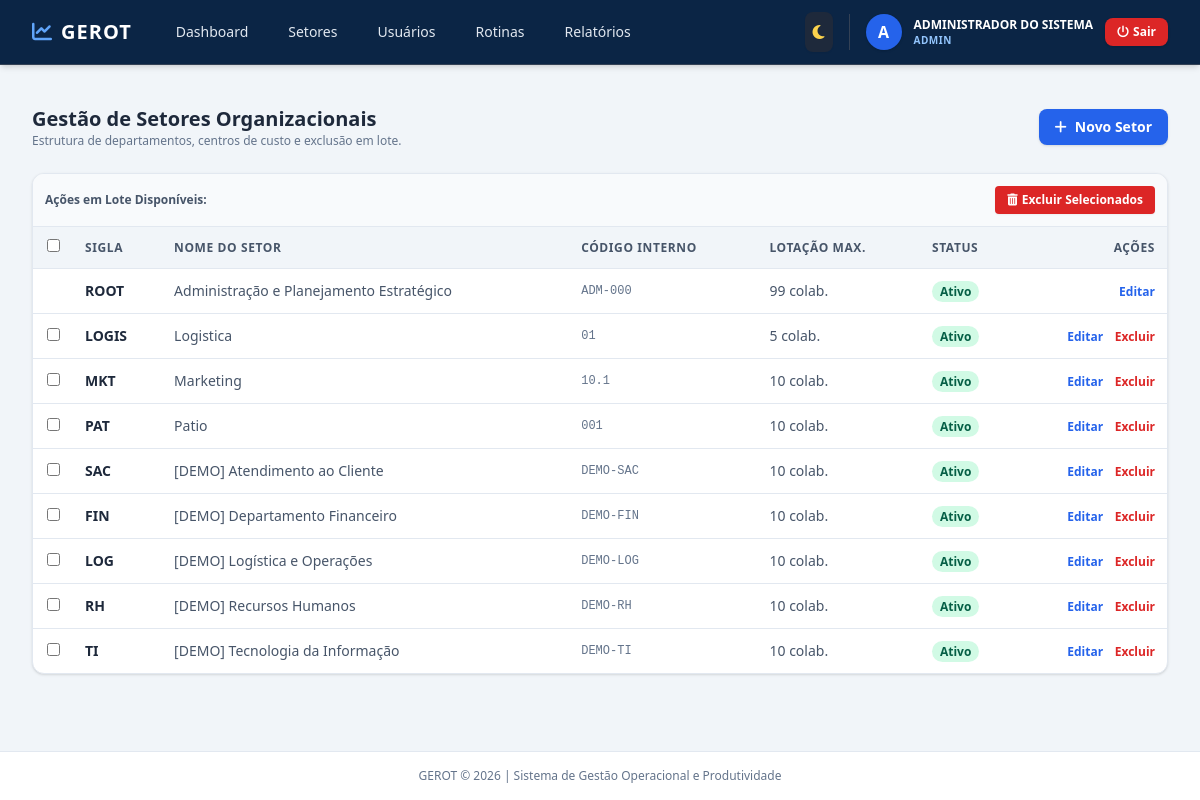
The app's page /admin/setores (signed in), older data.
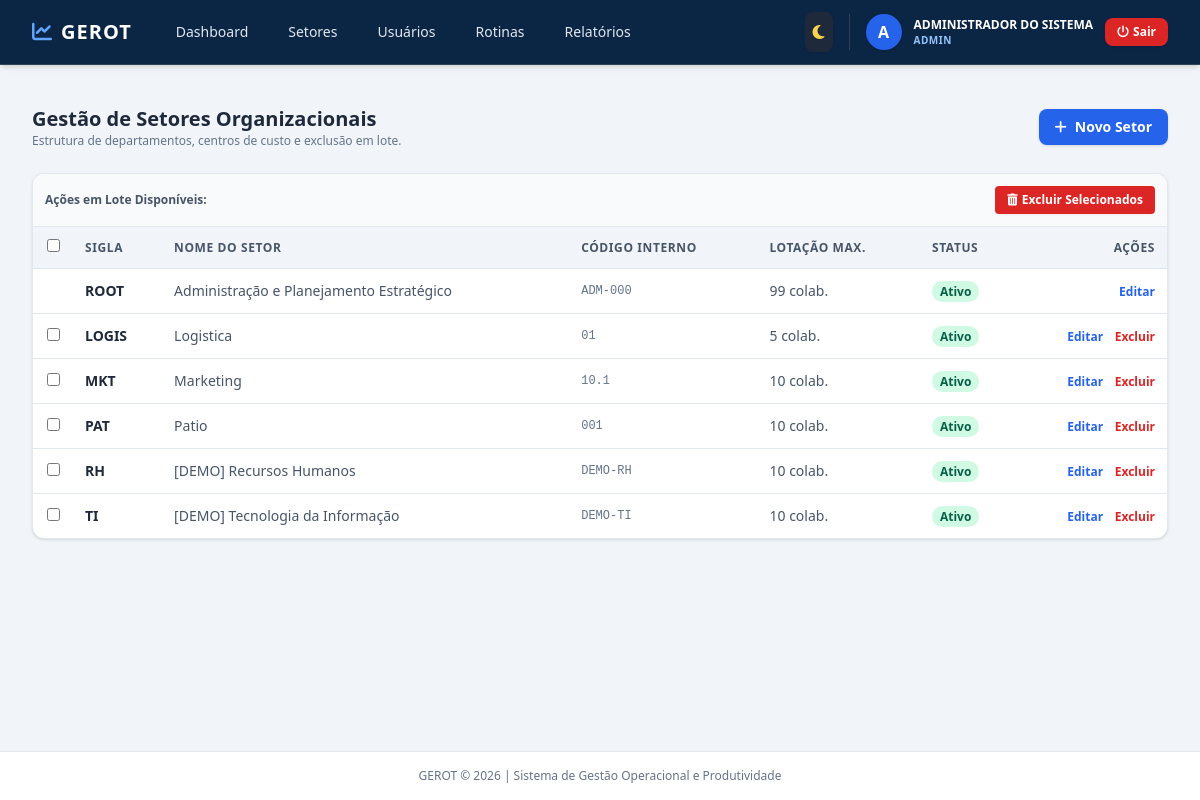
The same page, newer data.
### app/models/usuario.py (models this page shows, shortened)
class Usuario(UserMixin, db.Model):
    __tablename__ = 'usuarios'
    id = db.Column(db.Integer, primary_key=True)
    username = db.Column(db.String(64), unique=True, nullable=False, index=True)
    email = db.Column(db.String(120), unique=True, nullable=False, index=True)
    password_hash = db.Column(db.String(256))
    role = db.Column(db.String(20), default='operador', nullable=False) # admin, gestor, coordenador, operador
    ativo = db.Column(db.Boolean, default=False) # Situação: Ativo/Inativo (Afastado/Desligado)
    nome_completo = db.Column(db.String(150), nullable=False)
    cpf = db.Column(db.String(14), unique=True, nullable=False)
    rg_numero = db.Column(db.String(20))
    rg_orgao_emissor = db.Column(db.String(20))
    rg_uf = db.Column(db.String(2))
    data_nascimento = db.Column(db.Date)
    sexo = db.Column(db.String(20)) # Ex: Masculino, Feminino, Outro
    estado_civil = db.Column(db.String(20)) # Solteiro, Casado, etc.
    telefone_principal = db.Column(db.String(20)) # Celular/Whatsapp
    logradouro = db.Column(db.String(150)) # Rua, Av.
    numero_endereco = db.Column(db.String(20))
    bairro = db.Column(db.String(100))
    cidade = db.Column(db.String(100))
    uf_endereco = db.Column(db.String(2))
    cep = db.Column(db.String(10))
    matricula = db.Column(db.String(50), unique=True, nullable=True)
    cargo = db.Column(db.String(100)) # Ex: Analista
    funcao = db.Column(db.String(100)) # Ex: Desenvolver Software (O que faz na prática)
    setor_id = db.Column(db.Integer, db.ForeignKey('setores.id'), nullable=False)
    setores_secundarios = db.relationship(
        'Setor',
        secondary=usuario_setores_secundarios,
        backref=db.backref('coordenadores_secundarios', lazy='dynamic')
    )
    tipo_vinculo = db.Column(db.String(50)) # CLT, Estágio, Terceirizado, PJ
    data_admissao = db.Column(db.Date)
    data_cadastro = db.Column(db.DateTime, default=datetime.utcnow)
    ultimo_login = db.Column(db.DateTime)
    status_cadastro = db.Column(db.String(20), default='incompleto') # completo/incompleto
    cadastrado_por_id = db.Column(db.Integer, db.ForeignKey('usuarios.id'), nullable=True)
    cadastrador = db.relationship('Usuario', remote_side=[id], backref='usuarios_cadastrados')
    lancamentos = db.relationship('Lancamento', backref='autor', lazy='dynamic', foreign_keys='Lancamento.usuario_id')
    correcoes_aprovadas = db.relationship('Lancamento', backref='aprovador', lazy='dynamic', foreign_keys='Lancamento.correcao_aprovada_por')
    @property
    def is_admin(self):
        return self.role == 'admin'

### app/models/setor.py (models this page shows, shortened)
class Setor(db.Model):
    __tablename__ = 'setores'
    id = db.Column(db.Integer, primary_key=True)
    nome = db.Column(db.String(100), unique=True, nullable=False, index=True)
    sigla = db.Column(db.String(20), unique=True, nullable=False)
    codigo_interno = db.Column(db.String(50), unique=True, nullable=False) # Centro de Custo/Organograma
    data_criacao_sistema = db.Column(db.DateTime, default=datetime.utcnow)
    ativo = db.Column(db.Boolean, default=True)
    hierarquia_pai_id = db.Column(db.Integer, db.ForeignKey('setores.id'), nullable=True)
    responsavel_id = db.Column(db.Integer, db.ForeignKey('usuarios.id', use_alter=True, name='fk_setor_responsavel'), nullable=True)
    substituto_id = db.Column(db.Integer, db.ForeignKey('usuarios.id', use_alter=True, name='fk_setor_substituto'), nullable=True)
    tipo_setor = db.Column(db.String(30)) # Operacional, Administrativo, Estratégico
    natureza_atuacao = db.Column(db.String(30)) # Direta (Logística) ou Apoio
    missao_setor = db.Column(db.Text, nullable=True)
    descricao_atividades = db.Column(db.Text, nullable=True) # Processos principais
    nivel_complexidade = db.Column(db.String(20), default='Média') # Baixa, Média, Alta
    nivel_repetitividade = db.Column(db.String(20), default='Média') # Baixa, Média, Alta (Rotina)
    limite_max_colaboradores = db.Column(db.Integer, default=0) # 0 = sem limite definido
    cargos_permitidos = db.Column(db.Text) # Lista ou descrição dos cargos vinculados
    turno_operacao = db.Column(db.String(50)) # Diurno, Noturno, 24h, Flexível
    escala_trabalho = db.Column(db.String(50)) # 5x2, 6x1, 12x36, etc.
    sub_setores = db.relationship(
        'Setor',
        backref=db.backref('pai', remote_side=[id]),
        lazy='dynamic'
    )
    usuarios = db.relationship(
        'Usuario',
        backref='setor_pertencente',
        lazy='dynamic',
        foreign_keys='Usuario.setor_id',
        cascade='all, delete-orphan'
    )
    atividades = db.relationship('AtividadePadrao', backref='setor_dono', lazy='dynamic', cascade='all, delete-orphan')
    lancamentos = db.relationship('Lancamento', backref='setor_snapshot', lazy='dynamic', cascade='all, delete-orphan')

### app/views/admin.py (the view)
@admin_bp.route('/setores')
def listar_setores():
    setores = Setor.query.order_by(Setor.nome).all()
    return render_template('admin/setores.html', setores=setores)

### app/__init__.py (called while the page is built)
@login_manager.user_loader
def load_user(user_id):
    from app.models.usuario import Usuario
    return Usuario.query.get(int(user_id))

### app/views/admin.py (called while the page is built)
def admin_required(f):
    from functools import wraps
    @wraps(f)
    def decorated_function(*args, **kwargs):
        if not current_user.is_authenticated or not (current_user.is_admin or current_user.is_gestor):
            flash('Acesso negado. Área exclusiva para a Administração e Gestão Geral.', 'danger')
            return redirect(url_for('auth.login'))
        return f(*args, **kwargs)
    return decorated_function

@admin_bp.before_request
@login_required
@admin_required
def before_request():
    pass

### app/templates/admin/setores.html (shortened to what this page needs)
{% extends "base.html" %}
{% block content %}
<div class="space-y-6">
    <div class="flex flex-col sm:flex-row justify-between items-start sm:items-center gap-4">
        <div>
            <h2 class="text-xl font-bold text-slate-800 dark:text-slate-100">Gestão de Setores Organizacionais</h2>
            <p class="text-xs text-slate-500 dark:text-slate-400">Estrutura de departamentos, centros de custo e exclusão em lote.</p>
        </div>
        <a href="{{ url_for('admin.novo_setor') }}" class="bg-blue-600 hover:bg-blue-700 text-white px-4 py-2 rounded-lg text-sm font-semibold shadow transition flex items-center space-x-2">
            <i class="fa-solid fa-plus"></i>
            <span>Novo Setor</span>
        </a>
    </div>
    <form id="formLoteSetores" method="POST" action="{{ url_for('admin.excluir_massa_setores') }}">
        <div class="bg-white dark:bg-slate-800 rounded-xl shadow border border-slate-200 dark:border-slate-700 overflow-hidden">
            {% if current_user.is_admin or current_user.is_gestor %}
            <div class="p-3 bg-slate-50 dark:bg-slate-900 border-b border-slate-200 dark:border-slate-700 flex items-center justify-between">
                <span class="text-xs font-semibold text-slate-600 dark:text-slate-400">Ações em Lote Disponíveis:</span>
                <button type="submit" onclick="return confirm('Deseja realmente excluir todos os setores selecionados?')" class="bg-red-600 hover:bg-red-700 text-white text-xs px-3 py-1.5 rounded font-semibold transition flex items-center space-x-1 shadow-sm">
                    <i class="fa-solid fa-trash-can"></i>
                    <span>Excluir Selecionados</span>
                </button>
            </div>
            {% endif %}
            <div class="overflow-x-auto">
                <table class="w-full text-left border-collapse text-sm">
                    <thead>
                        <tr class="bg-slate-100 dark:bg-slate-900 text-slate-600 dark:text-slate-400 uppercase text-xs tracking-wider border-b border-slate-200 dark:border-slate-700">
                            {% if current_user.is_admin or current_user.is_gestor %}
                            <th class="p-3 text-center w-10">
                                <input type="checkbox" id="selectAllSetores" onclick="toggleAllSetores(this)" class="rounded text-blue-600 focus:ring-blue-500">
                            </th>
                            {% endif %}
                            <th class="p-3">Sigla</th>
                            <th class="p-3">Nome do Setor</th>
                            <th class="p-3">Código Interno</th>
                            <th class="p-3">Lotação Max.</th>
                            <th class="p-3">Status</th>
                            <th class="p-3 text-right">Ações</th>
                        </tr>
                    </thead>
                    <tbody class="divide-y divide-slate-200 dark:divide-slate-700">
                        {% if setores %}
                        {% for setor in setores %}
                        <tr class="hover:bg-slate-50 dark:hover:bg-slate-900/40 transition">
                            {% if current_user.is_admin or current_user.is_gestor %}
                            <td class="p-3 text-center">
                                {% if setor.sigla != 'ROOT' %}
                                <input type="checkbox" name="setor_ids" value="{{ setor.id }}" class="setor-checkbox rounded text-blue-600 focus:ring-blue-500">
                                {% endif %}
                            </td>
                            {% endif %}
                            <td class="p-3 font-bold text-slate-800 dark:text-slate-100">{{ setor.sigla }}</td>
                            <td class="p-3 text-slate-600 dark:text-slate-300">{{ setor.nome }}</td>
                            <td class="p-3 text-slate-500 font-mono text-xs">{{ setor.codigo_interno or '-' }}</td>
                            <td class="p-3 text-slate-600 dark:text-slate-300">{{ setor.limite_max_colaboradores }} colab.</td>
                            <td class="p-3">
                                {% if setor.ativo %}
                                <span class="px-2 py-0.5 bg-emerald-100 text-emerald-800 dark:bg-emerald-900/40 dark:text-emerald-300 rounded-full text-xs font-semibold">Ativo</span>
                                {% else %}
                                <span class="px-2 py-0.5 bg-red-100 text-red-800 dark:bg-red-900/40 dark:text-red-300 rounded-full text-xs font-semibold">Inativo</span>
                                {% endif %}
                            </td>
                            <td class="p-3 text-right space-x-2">
                                <a href="{{ url_for('admin.editar_setor', id=setor.id) }}" class="text-blue-600 hover:text-blue-800 dark:text-blue-400 font-semibold text-xs">Editar</a>
                                {% if setor.sigla != 'ROOT' %}
                                <button type="submit" form="singleDeleteSetor_{{ setor.id }}" class="text-red-600 hover:text-red-800 text-xs font-semibold">Excluir</button>
                                {% endif %}
                            </td>
                        </tr>
                        {% endfor %}
                        {% else %}
                        <tr>
                            <td colspan="7" class="p-6 text-center text-slate-500">Nenhum setor cadastrado.</td>
                        </tr>
                        {% endif %}
                    </tbody>
                </table>
            </div>
        </div>
    </form>
</div>
{% endblock %}

### app/templates/base.html (shortened to what this page needs)
<!DOCTYPE html>
<html lang="pt-BR" class="h-full">
<head>
    <script src="https://cdn.tailwindcss.com"></script>
    <link rel="stylesheet" href="https://cdnjs.cloudflare.com/ajax/libs/font-awesome/6.4.0/css/all.min.css">
</head>
<body class="h-full bg-slate-100 dark:bg-slate-900 text-slate-800 dark:text-slate-100 flex flex-col transition-colors duration-200">
    <nav class="bg-primary shadow-md border-b border-slate-700">
        <div class="max-w-7xl mx-auto px-4 sm:px-6 lg:px-8">
            <div class="flex justify-between h-16">
                <div class="flex items-center space-x-8">
                    <a href="{{ url_for('index') }}" class="flex items-center space-x-2 text-white font-bold text-xl tracking-wider">
                        <i class="fa-solid fa-chart-line text-blue-400"></i>
                        <span>GEROT</span>
                    </a>
                    {% if current_user.is_authenticated %}
                    <div class="hidden md:flex space-x-4">
                        {% if current_user.is_admin or current_user.is_gestor or current_user.is_coordenador %}
                        <a href="{{ url_for('gestao.dashboard') }}" class="text-slate-200 hover:text-white px-3 py-2 rounded-md text-sm font-medium transition">Dashboard</a>
                        <a href="{{ url_for('admin.listar_setores') }}" class="text-slate-200 hover:text-white px-3 py-2 rounded-md text-sm font-medium transition">Setores</a>
                        <a href="{{ url_for('admin.listar_usuarios') }}" class="text-slate-200 hover:text-white px-3 py-2 rounded-md text-sm font-medium transition">Usuários</a>
                        <a href="{{ url_for('gestao.listar_atividades') }}" class="text-slate-200 hover:text-white px-3 py-2 rounded-md text-sm font-medium transition">Rotinas</a>
                        <a href="{{ url_for('relatorios.index') }}" class="text-slate-200 hover:text-white px-3 py-2 rounded-md text-sm font-medium transition">Relatórios</a>
                        {% endif %}
                    </div>
                    {% endif %}
                </div>
                <div class="flex items-center space-x-4">
                    <button id="theme-toggle" type="button" class="text-slate-300 hover:text-white bg-slate-800 p-2 rounded-lg focus:outline-none transition shadow-sm cursor-pointer" title="Alternar Visualização Dia/Noite">
                        <i id="theme-toggle-dark-icon" class="fa-solid fa-moon hidden text-amber-300"></i>
                    </button>
                    {% if current_user.is_authenticated %}
                    <div class="flex items-center space-x-3 border-l border-slate-700 pl-4">
                        <div class="w-9 h-9 rounded-full bg-blue-600 text-white flex items-center justify-center font-bold shadow">
                            {{ current_user.nome_completo[0]|upper }}
                        </div>
                        <div class="hidden lg:block text-left">
                            <span class="block text-xs font-semibold text-white">{{ current_user.nome_completo }}</span>
                            <span class="block text-[10px] uppercase tracking-wider text-blue-300 font-bold">{{ current_user.role }}</span>
                        </div>
                        <a href="{{ url_for('auth.logout') }}" class="bg-red-600 hover:bg-red-700 text-white px-3 py-1.5 rounded-lg text-xs font-semibold shadow transition flex items-center space-x-1">
                            <i class="fa-solid fa-power-off"></i>
                            <span class="hidden sm:inline">Sair</span>
                        </a>
                    </div>
                    {% else %}
                    <a href="{{ url_for('auth.login') }}" class="bg-blue-600 hover:bg-blue-700 text-white px-4 py-2 rounded-lg text-sm font-semibold shadow transition">Entrar</a>
                    {% endif %}
                </div>
            </div>
        </div>
    </nav>
    <main class="flex-1 max-w-7xl w-full mx-auto px-4 sm:px-6 lg:px-8 py-6">
        {% block content %}{% endblock %}
    </main>
    <footer class="bg-white dark:bg-slate-800 border-t border-slate-200 dark:border-slate-700 py-4 text-center text-xs text-slate-500 dark:text-slate-400">
        GEROT © 2026 | Sistema de Gestão Operacional e Produtividade
    </footer>
</body>
</html>

Row changes from the older to the newer data that the page shows:
removed Setor: sigla "SAC", nome "[DEMO] Atendimento ao Cliente", codigo_interno "DEMO-SAC", limite_max_colaboradores "10", ativo "Ativo"
removed Setor: sigla "FIN", nome "[DEMO] Departamento Financeiro", codigo_interno "DEMO-FIN", limite_max_colaboradores "10", ativo "Ativo"
removed Setor: sigla "LOG", nome "[DEMO] Logística e Operações", codigo_interno "DEMO-LOG", limite_max_colaboradores "10", ativo "Ativo"
